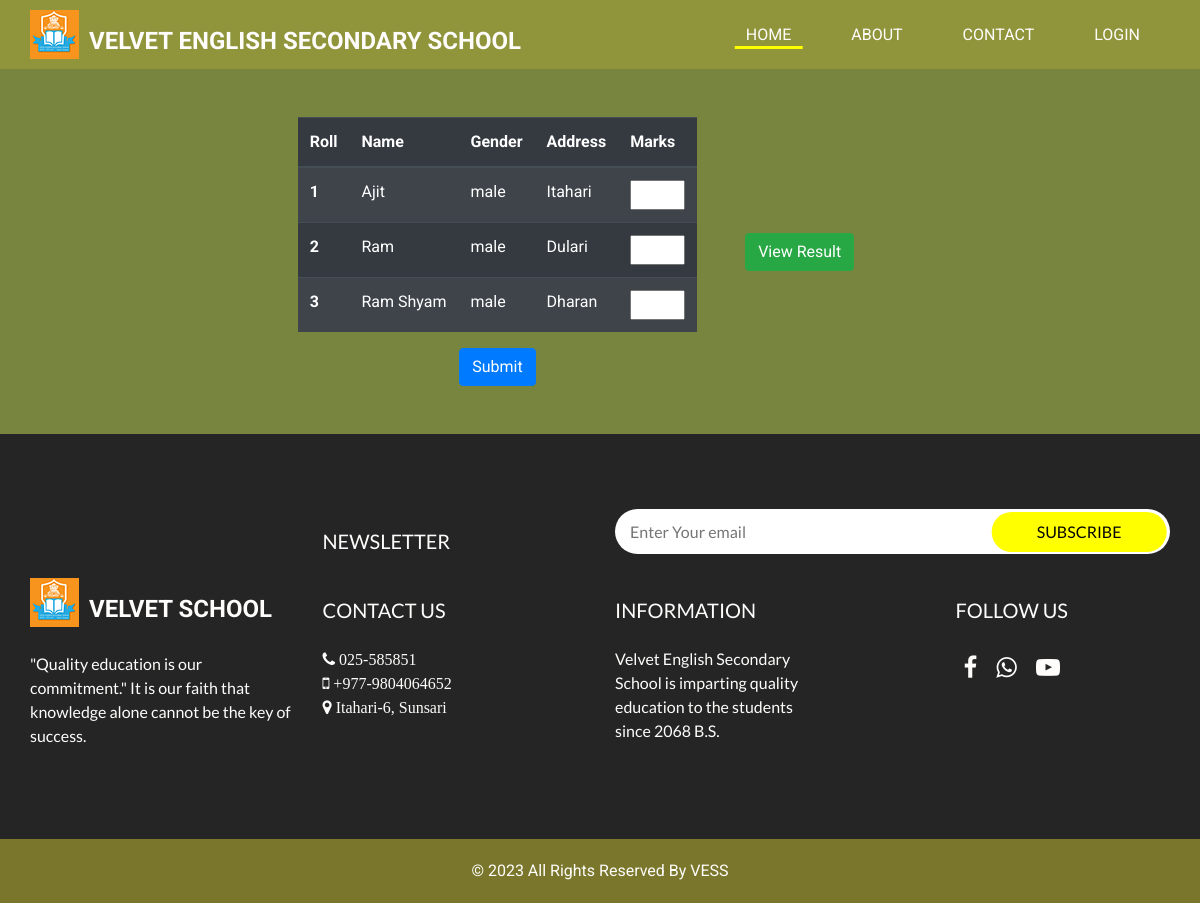
The page /addsubjectmarks on the database as committed earlier.
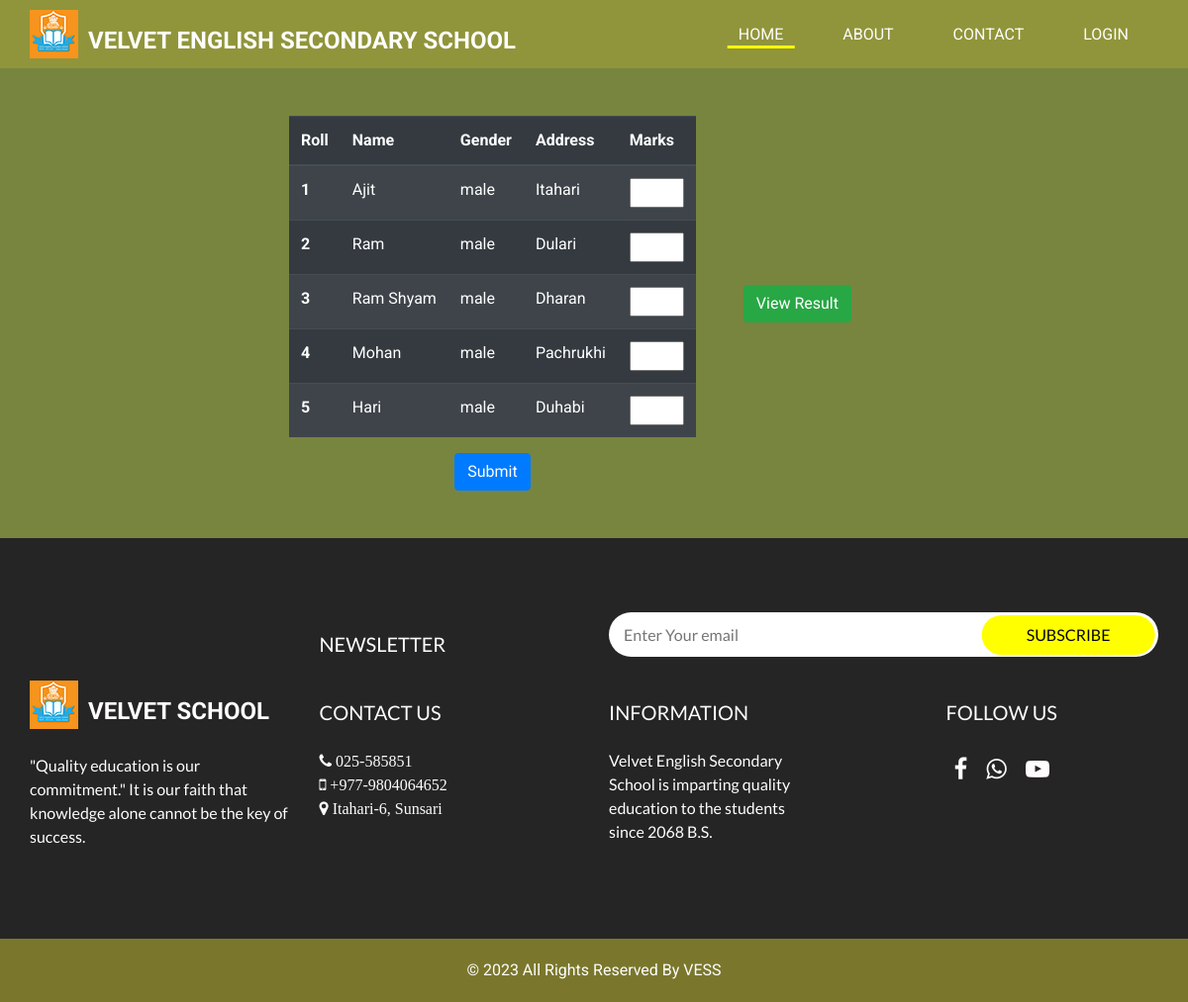
The same page on the database as committed later.
### home/models.py (models this page shows, shortened)
class Student(models.Model):
    name = models.CharField(max_length=500)
    gmail = models.EmailField()
    gender = models.CharField(max_length=50, default="male")
    address = models.TextField()
    phone = models.CharField(max_length=800)
    classname = models.ForeignKey(ClassName, on_delete=models.CASCADE)

### home/views.py (the view)
# urls.py: path("addsubjectmarks", addsubjectmarks, name="addsubjectmarks"),
def addsubjectmarks(request):
    classnames = ClassName.objects.all()
    subjects = Subject.objects.all()
    students = Student.objects.all()
    return render(request, 'addsubjectmarks.html', {'classnames' : classnames, 'subjects' : subjects, 'students': students})

### templates/addsubjectmarks.html (shortened to what this page needs)
{% extends 'base.html' %}
{% load static %}
{% block content %}
<div class="d-flex align-items-center justify-content-center p-5">
<form action="{% url 'addsubjectmarks' %}">
<table class="table table-striped table-dark">
  <thead>
    <tr>
      <th scope="col-2">Roll</th>
      <th scope="col-4">Name</th>
      <th scope="col-2">Gender</th>
      <th scope="col-2">Address</th>
      <th scope="col-2">Marks</th>
    </tr>
  </thead>
  <tbody>
        <form action="{% url 'addsubjectmarks' %}" method="POST">
        {% for student in students %}
            <tr>
              <th scope="row">{{student.id}}</th>
              <td>{{student.name}}</td>
              <td>{{student.gender}}</td>
              <td>{{student.address}}</td>
              <td><input type="number" id="quantity" name="" min="0" max="75"></td>
            </tr>
        {% endfor %}
  </tbody>
</table>
<center><button class="btn btn-primary" type="submit">Submit</button></center>
</form>
  <div class="d-flex align-items-center justify-content-center p-5">
  <a class="btn btn-success" href="viewresult"> View Result </a>
</div>
</div>
  <section class="info_section layout_padding">
    <div class="container">
      <div class="info_form">
        <div class="row">
          <div class="offset-lg-3 col-lg-3">
            <h5 class="form_heading">
              Newsletter
            </h5>
          </div>
          <div class="col-md-6">
            <form action="#">
              <input type="text" placeholder="Enter Your email">
              <button>
                subscribe
              </button>
            </form>
          </div>
        </div>
      </div>
    </div>
    <div class="container">
      <div class="row">
        <div class="col-md-3">
          <div class="info_logo">
            <div>
              <a href="">
                <img src="{% static 'images/school.png' %}" alt="" />
                <span>
                  Velvet School
                </span>
              </a>
            </div>
            <p>
              "Quality education is our commitment." It is our faith that knowledge alone cannot be the key of success.
            </p>
          </div>
        </div>
        <div class="col-md-3">
          <div class="info_links ">
            <h5>
              Contact Us
            </h5>
            <p class="pr-0 pr-md-4 pr-lg-5">
              <i class="fa fa-phone" aria-hidden="true">  025-585851</i>
              <i class="fa fa-mobile" aria-hidden="true">  +977-9804064652</i>
              <i class="fa fa-map-marker" aria-hidden="true">  Itahari-6, Sunsari</i>
            </p>
          </div>
        </div>
        <div class="col-md-3">
          <div class="info_insta">
            <h5>
              INFORMATION
            </h5>
            <p class="pr-0 pr-md-4 pr-md-5">
              Velvet English Secondary School is imparting quality education to the students since 2068 B.S.
            </p>
          </div>
        </div>
        <div class="col-md-3">
          <div class="pl-0 pl-lg-5 pl-md-4">
            <h5>
              Follow Us
            </h5>
            <p>
                <i class="fa fa-facebook p-2" style="font-size:24px;" aria-hidden="true"></i>
                <i class="fa fa-whatsapp p-2" style="font-size:24px;" aria-hidden="true"></i>
                <i class="fa fa-youtube-play p-2" style="font-size:24px;" aria-hidden="true"></i>
            </p>
          </div>
        </div>
      </div>
    </div>
  </section>
{% endblock %}

Rows that differ between the two databases and show on the page:
added Student: id "4", name "Mohan", gender "male", address "Pachrukhi"
added Student: id "5", name "Hari", gender "male", address "Duhabi"
